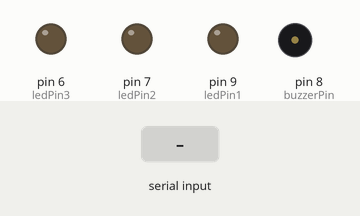
Bench run of a sketch on a simulated Arduino Uno, built with avr-gcc and run on an emulated ATmega328P. On the bench: output pins drawn as LEDs (lit = HIGH), buzzer (waves = sounding, pin HIGH). Dashed ring = blinking. The inputs (shaded band) are chosen by the test bench.

Above: at 1.2 s.
1.3 s: "1" received over Serial
At 1.55 s:
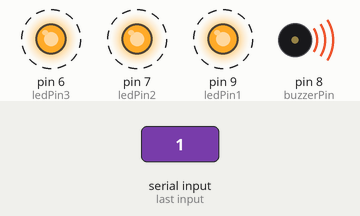
4.3 s: "0" received over Serial
At 4.3 s:
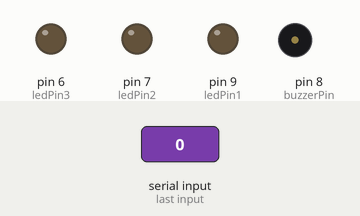
Timing chart, 0 to 7.3 s (numbered marks = the images above; inputs shaded):
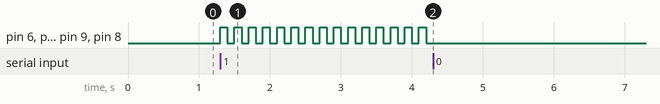

Measured:
- after the input at 1.3 s, pin 6 (ledPin3), pin 7 (ledPin2), pin 9 (ledPin1), pin 8 (buzzerPin): alternates HIGH for 0.10 s and LOW for 0.10 s, starting at once
- after the input at 4.3 s, pin 6 (ledPin3), pin 7 (ledPin2), pin 9 (ledPin1), pin 8 (buzzerPin): stops changing and stays LOW

The sketch:

fire_detect.ino
```cpp
int buzzerPin = 8; // Pin where the buzzer is connected
int ledPin1 = 9;   // Pin where the first LED is connected
int ledPin2 = 7;  // Pin where the second LED is connected
int ledPin3 = 6;  // Pin where the third LED is connected

bool condition = false; // Variable to control buzzer and LEDs toggle
bool buzzerState = false; // Current state of the buzzer
bool ledState1 = false;   // Current state of the first LED
bool ledState2 = false;   // Current state of the second LED
bool ledState3 = false;   // Current state of the third LED

unsigned long previousMillis = 0; // Store the last time the buzzer and LEDs were toggled
const long interval = 100; // Interval at which to toggle the buzzer and LEDs (milliseconds)

void setup() {
  Serial.begin(9600); // Initialize serial communication at 9600 baud rate
  pinMode(buzzerPin, OUTPUT); // Set the buzzer pin as an output
  pinMode(ledPin1, OUTPUT);   // Set the first LED pin as an output
  pinMode(ledPin2, OUTPUT);   // Set the second LED pin as an output
  pinMode(ledPin3, OUTPUT);   // Set the third LED pin as an output
}

void loop() {
  if (Serial.available() > 0) {
    char received = Serial.read(); // Read the incoming byte

    if (received == '1') {
      condition = true; // Set condition to true to start the alarm
    } else if (received == '0') {
      condition = false; // Set condition to false to stop the alarm
      digitalWrite(buzzerPin, LOW); // Ensure the buzzer is off
      digitalWrite(ledPin1, LOW);   // Ensure the first LED is off
      digitalWrite(ledPin2, LOW);   // Ensure the second LED is off
      digitalWrite(ledPin3, LOW);   // Ensure the third LED is off

      buzzerState = false; // Reset buzzer state
      ledState1 = false;   // Reset first LED state
      ledState2 = false;   // Reset second LED state
      ledState3 = false;   // Reset third LED state
    }
  }

  if (condition) {
    unsigned long currentMillis = millis();

    if (currentMillis - previousMillis >= interval) {
      // Save the last time the buzzer and LEDs were toggled
      previousMillis = currentMillis;

      // Toggle the states of the buzzer and LEDs
      buzzerState = !buzzerState;
      ledState1 = !ledState1;
      ledState2 = !ledState2;
      ledState3 = !ledState3;

      // Apply the new states
      digitalWrite(buzzerPin, buzzerState ? HIGH : LOW);
      digitalWrite(ledPin1, ledState1 ? HIGH : LOW);
      digitalWrite(ledPin2, ledState2 ? HIGH : LOW);
      digitalWrite(ledPin3, ledState3 ? HIGH : LOW);
    }
  }
}
```
